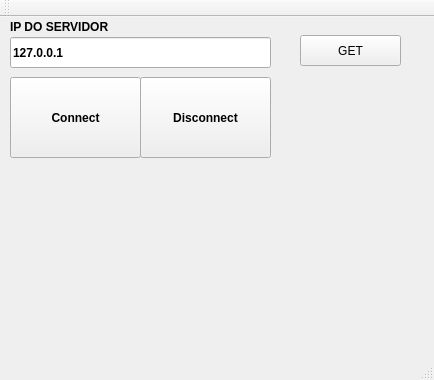
<?xml version="1.0" encoding="UTF-8"?>
<ui version="4.0">
 <class>MainWindow</class>
 <widget class="QMainWindow" name="MainWindow">
  <property name="geometry">
   <rect>
    <x>0</x>
    <y>0</y>
    <width>434</width>
    <height>380</height>
   </rect>
  </property>
  <property name="windowTitle">
   <string>MainWindow</string>
  </property>
  <widget class="QWidget" name="centralWidget">
   <widget class="QPushButton" name="pushButtonGet">
    <property name="geometry">
     <rect>
      <x>300</x>
      <y>18</y>
      <width>101</width>
      <height>31</height>
     </rect>
    </property>
    <property name="text">
     <string>GET</string>
    </property>
   </widget>
   <widget class="QLineEdit" name="ipEdit">
    <property name="geometry">
     <rect>
      <x>10</x>
      <y>20</y>
      <width>261</width>
      <height>31</height>
     </rect>
    </property>
    <property name="font">
     <font>
      <bold>true</bold>
     </font>
    </property>
    <property name="text">
     <string>127.0.0.1</string>
    </property>
   </widget>
   <widget class="QPushButton" name="connect">
    <property name="geometry">
     <rect>
      <x>10</x>
      <y>60</y>
      <width>131</width>
      <height>81</height>
     </rect>
    </property>
    <property name="font">
     <font>
      <bold>true</bold>
     </font>
    </property>
    <property name="text">
     <string>Connect</string>
    </property>
   </widget>
   <widget class="QPushButton" name="disconnect">
    <property name="geometry">
     <rect>
      <x>140</x>
      <y>60</y>
      <width>131</width>
      <height>81</height>
     </rect>
    </property>
    <property name="font">
     <font>
      <bold>true</bold>
     </font>
    </property>
    <property name="text">
     <string>Disconnect</string>
    </property>
   </widget>
   <widget class="QLabel" name="label">
    <property name="geometry">
     <rect>
      <x>10</x>
      <y>0</y>
      <width>151</width>
      <height>20</height>
     </rect>
    </property>
    <property name="font">
     <font>
      <bold>true</bold>
     </font>
    </property>
    <property name="text">
     <string>IP DO SERVIDOR</string>
    </property>
   </widget>
  </widget>
  <widget class="QMenuBar" name="menuBar">
   <property name="geometry">
    <rect>
     <x>0</x>
     <y>0</y>
     <width>434</width>
     <height>25</height>
    </rect>
   </property>
  </widget>
  <widget class="QToolBar" name="mainToolBar">
   <attribute name="toolBarArea">
    <enum>TopToolBarArea</enum>
   </attribute>
   <attribute name="toolBarBreak">
    <bool>false</bool>
   </attribute>
  </widget>
  <widget class="QStatusBar" name="statusBar"/>
 </widget>
 <layoutdefault spacing="6" margin="11"/>
 <resources/>
 <connections/>
</ui>
